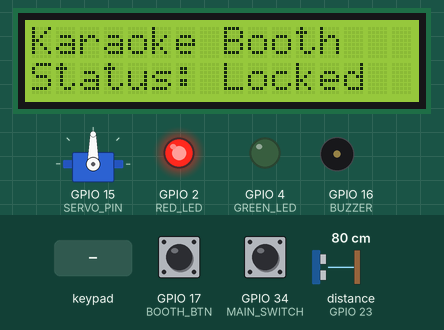
A program run on a simulated ESP32. Parts: 16×2 character LCD, servo, output pins drawn as LEDs (lit = HIGH), buzzer (waves = sounding, pin HIGH). Wiring (from diagram.json): ultrasonic range finder: trigger GPIO 5; echo GPIO 23. The inputs (shaded band) are chosen by the test bench; at power-on: GPIO 34 (MAIN_SWITCH) HIGH, GPIO 17 (BOOTH_BTN) HIGH, distance to the obstacle (sensor on GPIO 23) 80 cm. The echo pulse lasts 58.3 µs per cm; pins used as bus, display or sensor lines are not drawn.

Above: at 1.3 s.
1.4 s: GPIO 34 (MAIN_SWITCH) pulled LOW for 0.15 s
At 2.7 s:
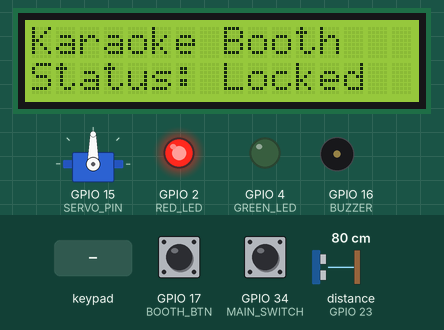
3.1 s: keypad keys 1 3 1 2 1 4 2 7 * pressed 0.4 s apart
8.2 s: key '*' pressed
At 9.3 s:
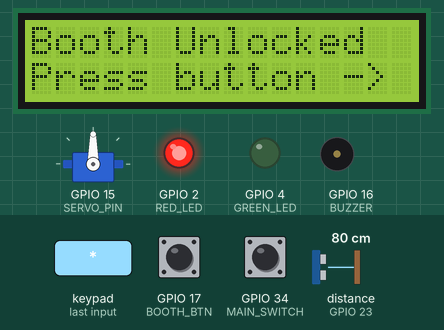
9.7 s: GPIO 17 (BOOTH_BTN) pulled LOW for 0.15 s
At 11.5 s:
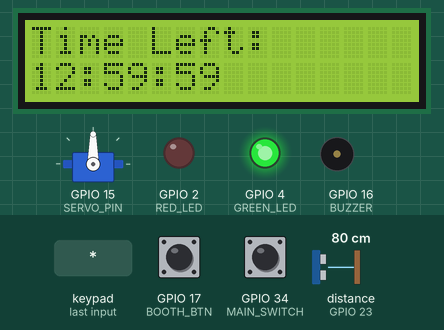
12.8 s: GPIO 34 (MAIN_SWITCH) pulled LOW for 1 s
At 13.3 s:
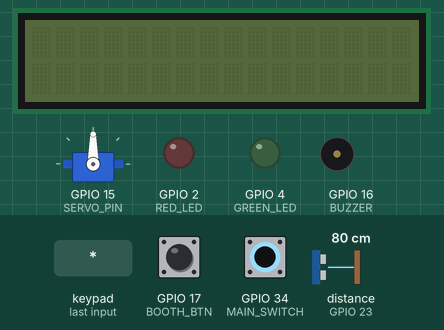
15.3 s: key 'A' pressed
Timing chart, 0 to 17.8 s (numbered marks = the images above; inputs shaded):
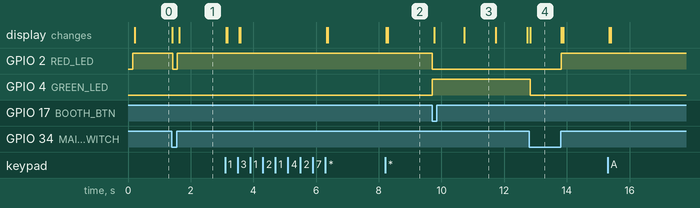

Measured:
- after the input at 1.4 s, GPIO 2 (RED_LED): HIGH → LOW at once, → HIGH 0.15 s later; the display: first changes at once (image 1 shows a later state)
- after the input at 8.2 s, the display: first changes at once (image 2 shows a later state)
- after the input at 9.7 s, GPIO 2 (RED_LED): HIGH → LOW at once; GPIO 4 (GREEN_LED): LOW → HIGH at once; the display: first changes after 0.07 s (image 3 shows a later state)
- after the input at 12.8 s, GPIO 2 (RED_LED): LOW → HIGH after 1.0 s; GPIO 4 (GREEN_LED): HIGH → LOW at once; the display: changes at once (image 4)

The program:

main.cpp
```cpp
#include <Arduino.h>
#include <Wire.h>
#include <LiquidCrystal_I2C.h>
#include <Keypad.h>
#include <ESP32Servo.h>

// ==========================================
// PIN DEFINITIONS
// ==========================================
// Operator LCD I2C Pins
const int SDA_OP = 21;
const int SCL_OP = 22;

// Booth LCD I2C Pins
const int SDA_BOOTH = 18;
const int SCL_BOOTH = 19;

// We only need ONE LCD object for both screens, data routed dynamically
LiquidCrystal_I2C lcd(0x27, 16, 2);

// Keypad Pins
const uint8_t ROWS = 4;
const uint8_t COLS = 4;
char keys[ROWS][COLS] = {
    {'1', '2', '3', 'A'},
    {'4', '5', '6', 'B'},
    {'7', '8', '9', 'C'},
    {'*', '0', '#', 'D'}};
uint8_t rowPins[ROWS] = {13, 12, 14, 27};
uint8_t colPins[COLS] = {26, 25, 33, 32};
Keypad keypad = Keypad(makeKeymap(keys), rowPins, colPins, ROWS, COLS);

// Other Components
const int SERVO_PIN = 15;
const int RED_LED = 2;
const int GREEN_LED = 4;
const int BUZZER = 16;
const int BOOTH_BTN = 17;
const int MAIN_SWITCH = 34;

Servo lockServo;

// Ultrasonic Sensor Pins
const int TRIG_PIN = 5;
const int ECHO_PIN = 23;
const int DOOR_CLOSED_THRESHOLD = 10; // cm - adjust based on closed door distance

bool intendToLock = true;
bool isCurrentlyLocked = false;

// ==========================================
// SYSTEM STATES & VARIABLES
// ==========================================
enum SystemState
{
    POWER_OFF,
    INPUT_HOURS,
    INPUT_MINUTES,
    CONFIRM_PRESET,
    READY_TO_START,
    RUNNING,
    TIME_UP
};
SystemState currentState = POWER_OFF;

bool lcdNeedsUpdate = true;
String inputBuffer = "0";

int targetHours = 0;
int targetMinutes = 0;
int presetH = 0;
int presetM = 0;

unsigned long remainingSeconds = 0;
unsigned long lastTickMillis = 0;
unsigned long buzzerCycleStart = 0;

// ==========================================
// FUNCTION PROTOTYPES
// ==========================================
void checkPowerSwitch();
void handleNumberInput(char key, const char *prompt, SystemState nextState);
void triggerPreset(char key);
void handlePresetConfirmation(char key);
void prepareBooth();
void handleReadyState(char key);
void handleRunningState();
void handleTimeUpState(char key);
void resetToInputHours();
void triggerTimeUp();
void keypadEvent(KeypadEvent key);
void printToOperator(String line1, String line2);
void printToBooth(String line1, String line2);
void setDisplaysPower(bool powerOn);
float getDoorDistance();
void manageDoorLock();

// ==========================================
// SETUP
// ==========================================
void setup()
{
    Serial.begin(115200);

    // Initialize Operator LCD
    Wire.begin(SDA_OP, SCL_OP);
    lcd.init();
    lcd.backlight();
    Wire.end();

    // Initialize Booth LCD
    Wire.begin(SDA_BOOTH, SCL_BOOTH);
    lcd.init();
    lcd.backlight();

    // Initialize Components
    pinMode(RED_LED, OUTPUT);
    pinMode(GREEN_LED, OUTPUT);
    pinMode(BUZZER, OUTPUT);
    pinMode(BOOTH_BTN, INPUT_PULLUP);
    pinMode(MAIN_SWITCH, INPUT);

    pinMode(TRIG_PIN, OUTPUT);
    pinMode(ECHO_PIN, INPUT);

    lockServo.attach(SERVO_PIN);
    lockServo.write(90); // Physically start unlocked
    isCurrentlyLocked = false;
    intendToLock = true; // Locked state

    // Keypad Hold Timer - 3 seconds for ending timer prematurely
    keypad.setHoldTime(3000);
    keypad.addEventListener(keypadEvent);

    checkPowerSwitch();
}

// ==========================================
// MAIN LOOP
// ==========================================
void loop()
{
    manageDoorLock(); // Ensure door lock state is consistent with user intent
    checkPowerSwitch();

    if (currentState == POWER_OFF)
    {
        return; // Avoid logic processing when switch is off
    }

    char key = keypad.getKey();

    switch (currentState)
    {
    case INPUT_HOURS:
        handleNumberInput(key, "Enter Hours:", INPUT_MINUTES);
        break;
    case INPUT_MINUTES:
        handleNumberInput(key, "Enter Minutes:", READY_TO_START);
        break;
    case CONFIRM_PRESET:
        handlePresetConfirmation(key);
        break;
    case READY_TO_START:
        handleReadyState(key);
        break;
    case RUNNING:
        handleRunningState();
        break;
    case TIME_UP:
        handleTimeUpState(key);
        break;
    default:
        break;
    }
}

// ==========================================
// LOGIC HANDLERS
// ==========================================

void checkPowerSwitch()
{
    bool isPowerOn = (digitalRead(MAIN_SWITCH) == HIGH);

    if (!isPowerOn && currentState != POWER_OFF)
    {
        currentState = POWER_OFF;
        setDisplaysPower(false);
        digitalWrite(RED_LED, LOW);
        digitalWrite(GREEN_LED, LOW);
        digitalWrite(BUZZER, LOW);
        intendToLock = true;
    }
    else if (isPowerOn && currentState == POWER_OFF)
    {
        setDisplaysPower(true);
        digitalWrite(RED_LED, HIGH);
        intendToLock = true;
        resetToInputHours();
    }
}

void handleNumberInput(char key, const char *prompt, SystemState nextState)
{
    if (lcdNeedsUpdate)
    {
        printToOperator(prompt, inputBuffer);
        printToBooth("Karaoke Booth", "Status: Locked");
        lcdNeedsUpdate = false;
    }

    if (key)
    {
        if (key >= '0' && key <= '9')
        {
            if (inputBuffer == "0")
                inputBuffer = "";
            if (inputBuffer.length() < 2)
            {
                inputBuffer += key;
                lcdNeedsUpdate = true;
            }
        }
        else if (key == '#')
        {
            inputBuffer = "0";
            lcdNeedsUpdate = true;
        }
        else if (key == '*')
        {
            if (currentState == INPUT_HOURS)
            {
                targetHours = inputBuffer.toInt();
                inputBuffer = "0";
            }
            else
            {
                targetMinutes = inputBuffer.toInt();
                prepareBooth();
            }
            currentState = nextState;
            lcdNeedsUpdate = true;
        }
        else if (key >= 'A' && key <= 'D')
        {
            triggerPreset(key);
        }
    }
}

void triggerPreset(char key)
{
    if (key == 'A')
    {
        presetH = 0;
        presetM = 10;
    }
    else if (key == 'B')
    {
        presetH = 0;
        presetM = 30;
    }
    else if (key == 'C')
    {
        presetH = 1;
        presetM = 0;
    }
    else if (key == 'D')
    {
        presetH = 2;
        presetM = 0;
    }

    currentState = CONFIRM_PRESET;
    lcdNeedsUpdate = true;
}

void handlePresetConfirmation(char key)
{
    if (lcdNeedsUpdate)
    {
        String presetTime = String(presetH) + "h " + String(presetM) + "m";
        printToOperator("Preset: " + presetTime, "*=Yes, #=Cancel");
        printToBooth("Karaoke Booth", "Status: Locked");
        lcdNeedsUpdate = false;
    }

    if (key == '*')
    {
        targetHours = presetH;
        targetMinutes = presetM;
        prepareBooth();
        currentState = READY_TO_START;
        lcdNeedsUpdate = true;
    }
    else if (key == '#')
    {
        resetToInputHours();
    }
}

void prepareBooth()
{
    intendToLock = false;
    digitalWrite(RED_LED, HIGH);
    digitalWrite(GREEN_LED, LOW);
    remainingSeconds = (targetHours * 3600) + (targetMinutes * 60);
}

void handleReadyState(char key)
{
    if (lcdNeedsUpdate)
    {
        printToOperator("Timer Ready", "Waiting on Booth");
        printToBooth("Booth Unlocked", "Press button ->");
        lcdNeedsUpdate = false;
    }

    if (digitalRead(BOOTH_BTN) == LOW)
    {
        digitalWrite(RED_LED, LOW);
        digitalWrite(GREEN_LED, HIGH);
        currentState = RUNNING;
        lastTickMillis = millis();
        lcdNeedsUpdate = true;
    }

    if (key == '#')
    {
        intendToLock = true;
        resetToInputHours();
    }
}

void handleRunningState()
{
    if (lcdNeedsUpdate)
    {
        printToOperator("Time Left:", "Starting...");
        printToBooth("Time Left:", "Starting...");
        lcdNeedsUpdate = false;
    }

    if (millis() - lastTickMillis >= 1000)
    {
        lastTickMillis += 1000;
        if (remainingSeconds > 0)
        {
            remainingSeconds--;
        }

        int h = remainingSeconds / 3600;
        int m = (remainingSeconds % 3600) / 60;
        int s = remainingSeconds % 60;

        char timeStr[9];
        snprintf(timeStr, sizeof(timeStr), "%02d:%02d:%02d", h, m, s);

        // Dynamically update both displays
        printToOperator("Time Left:", String(timeStr));
        printToBooth("Time Left:", String(timeStr));
    }

    if (remainingSeconds == 0)
    {
        triggerTimeUp();
    }
}

void handleTimeUpState(char key)
{
    if (lcdNeedsUpdate)
    {
        printToOperator("Time has ended!", "Press # to clear");
        printToBooth("Time has ended!", "Please exit.");
        lcdNeedsUpdate = false;
    }

    unsigned long currentMillis = millis();
    unsigned long cycleTime = currentMillis - buzzerCycleStart;

    if (cycleTime >= 10000)
    {
        buzzerCycleStart = currentMillis;
        cycleTime = 0;
    }

    if (cycleTime < 5000)
    {
        if ((cycleTime / 500) % 2 == 0)
        {
            digitalWrite(BUZZER, HIGH);
        }
        else
        {
            digitalWrite(BUZZER, LOW);
        }
    }
    else
    {
        digitalWrite(BUZZER, LOW);
    }

    if (key == '#')
    {
        digitalWrite(BUZZER, LOW);
        resetToInputHours();
    }
}

// ==========================================
// I2C BUS MULTIPLEXING & LCD HELPERS
// ==========================================
void switchToOperator()
{
    Wire.end();
    // Forcefully disconnect Booth pins from I2C
    pinMode(SDA_BOOTH, INPUT);
    pinMode(SCL_BOOTH, INPUT);
    // Attach Operator pins
    Wire.begin(SDA_OP, SCL_OP);
    delay(10); // Quick stabilization
}

void switchToBooth()
{
    Wire.end();
    // Forcefully disconnect Operator pins from I2C
    pinMode(SDA_OP, INPUT);
    pinMode(SCL_OP, INPUT);
    // Attach Booth pins
    Wire.begin(SDA_BOOTH, SCL_BOOTH);
    delay(10);
}

void printToOperator(String line1, String line2)
{
    switchToOperator();
    lcd.clear();
    lcd.setCursor(0, 0);
    lcd.print(line1);
    lcd.setCursor(0, 1);
    lcd.print(line2);
}

void printToBooth(String line1, String line2)
{
    switchToBooth();
    lcd.clear();
    lcd.setCursor(0, 0);
    lcd.print(line1);
    lcd.setCursor(0, 1);
    lcd.print(line2);
}

void setDisplaysPower(bool powerOn)
{
    // Update Operator Screen
    switchToOperator();
    if (powerOn)
    {
        lcd.backlight();
    }
    else
    {
        lcd.clear();
        lcd.noBacklight();
    }

    // Update Booth Screen
    switchToBooth();
    if (powerOn)
    {
        lcd.backlight();
    }
    else
    {
        lcd.clear();
        lcd.noBacklight();
    }
}

// ==========================================
// HELPER FUNCTIONS & INTERRUPTS
// ==========================================

void resetToInputHours()
{
    currentState = INPUT_HOURS;
    inputBuffer = "0";
    digitalWrite(RED_LED, HIGH);
    digitalWrite(GREEN_LED, LOW);
    lcdNeedsUpdate = true;
}

void triggerTimeUp()
{
    currentState = TIME_UP;
    digitalWrite(GREEN_LED, LOW);
    digitalWrite(RED_LED, HIGH);
    intendToLock = true;
    buzzerCycleStart = millis();
    lcdNeedsUpdate = true;
}

void keypadEvent(KeypadEvent key)
{
    switch (keypad.getState())
    {
    case HOLD:
        if (key == '#' && currentState == RUNNING)
        {
            remainingSeconds = 0;
            triggerTimeUp();
        }
        break;
    default:
        break;
    }
}

float getDoorDistance()
{
    digitalWrite(TRIG_PIN, LOW);
    delayMicroseconds(2);
    digitalWrite(TRIG_PIN, HIGH);
    delayMicroseconds(10);
    digitalWrite(TRIG_PIN, LOW);

    // 15000us timeout to prevent loop lag when door is open (~2.5 meters max range)
    long duration = pulseIn(ECHO_PIN, HIGH, 15000);

    if (duration == 0)
        return 999; // No echo received, door is wide open
    return (duration * 0.0343) / 2;
}

void manageDoorLock()
{
    if (intendToLock)
    {
        // Only check sensor if door is currently unlocked
        if (!isCurrentlyLocked)
        {
            if (getDoorDistance() <= DOOR_CLOSED_THRESHOLD)
            {
                lockServo.write(0); // Physically lock it
                isCurrentlyLocked = true;
            }
        }
    }
    else
    {
        // If intend to unlock, do it immediately
        if (isCurrentlyLocked)
        {
            lockServo.write(90);
            isCurrentlyLocked = false;
        }
    }
}
```
